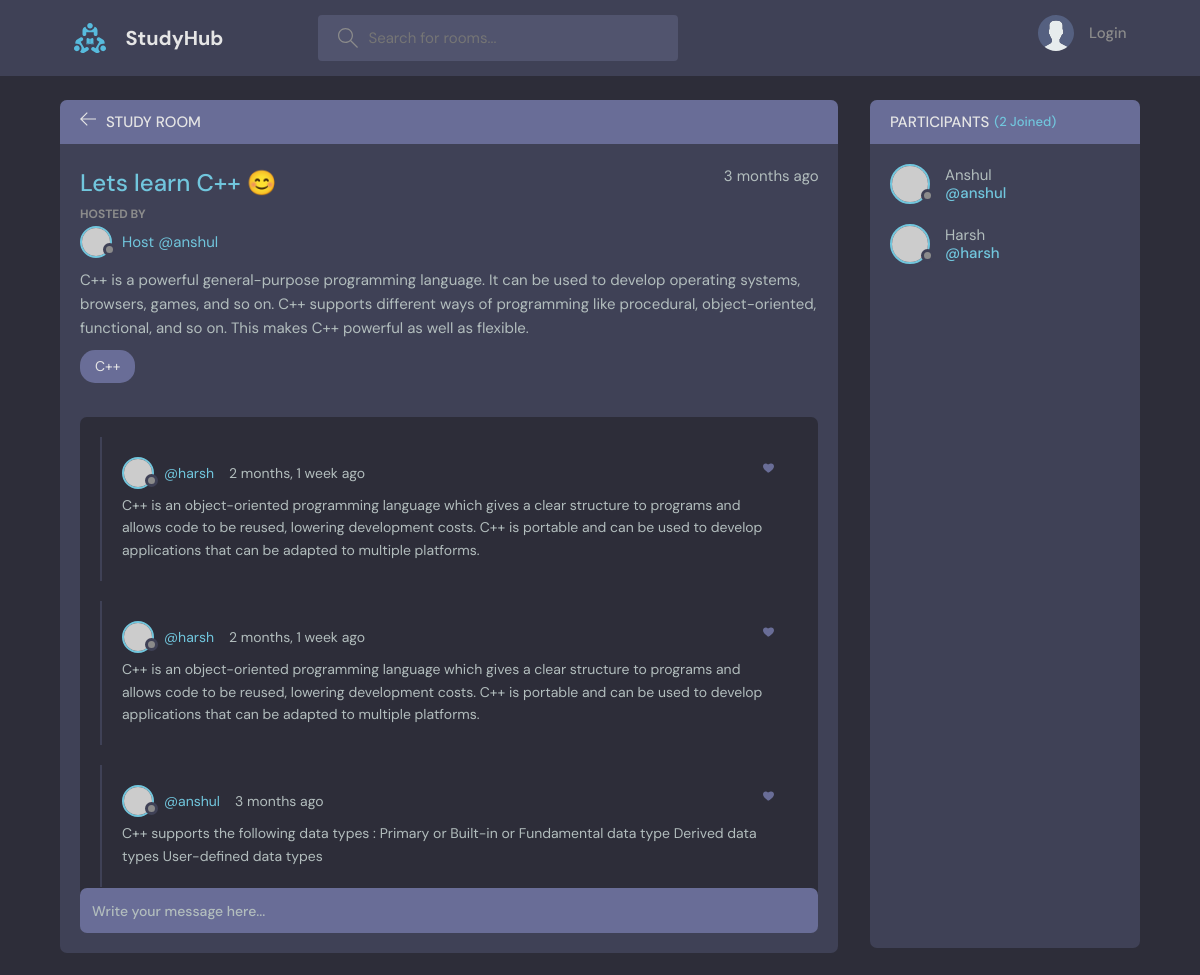
The app's page /room/8 with its own data.
### base/models.py (models this page shows, shortened)
class Room(models.Model):
    host = models.ForeignKey(User , on_delete=models.SET_NULL , null=True)
    topic =models.ForeignKey(Topic , on_delete=models.SET_NULL , null=True )
    name = models.CharField(max_length=200)
    description = models.TextField(null=True , blank=True)
    participants = models.ManyToManyField(User , related_name='participants' ,blank=True)
    updated = models.DateTimeField(auto_now=True)
    created = models.DateTimeField(auto_now_add=True)
    class Meta:
        ordering = ['-updated' , '-created']

class Topic(models.Model):
    name = models.CharField(max_length=100)
    subscribe  = models.ManyToManyField(User, related_name='subscribe', blank=True)

class Message(models.Model):
    user = models.ForeignKey( User, on_delete=models.CASCADE)
    room =  models.ForeignKey(Room , on_delete=models.CASCADE)
    body = models.TextField()
    updated = models.DateTimeField(auto_now=True)
    created = models.DateTimeField(auto_now_add=True)
    likes = models.ManyToManyField(User , related_name='likes' ,blank=True)
    class Meta:
        ordering = ['-updated' , '-created']

### base/views.py (the view, shortened to what this page needs)
def room(request ,pk):# here pk = primary key to identify the room
    room = Room.objects.get(id = pk)
    room_messages = room.message_set.all().order_by('-created') # message_set will give us all children of the room
    participants = room.participants.all()
    context = {'room' : room, 'room_messages':None ,
                'participants':participants}
    get_messages(request , context , room_messages)
    return render(request ,'base/room.html' ,context)

### base/utils.py (called while the page is built)
def get_messages(request , context ,messages=None):
    room_messages = {}
    for msg in messages:
        room_messages[msg.id] = {'data':msg , 'isLiked':False}
        if request.user.is_authenticated and msg.likes.filter(id=request.user.id):
            room_messages[msg.id]['isLiked'] = True
    context['room_messages']= room_messages

### base/templates/base/room.html (shortened to what this page needs)
{% extends 'main.html' %}
{% block content %}
<main class="profile-page layout layout--2">
  <div class="container">
    <div class="room">
      <div class="room__top">
        <div class="room__topLeft">
          <a href="{% url 'home' %}">
            <svg
              version="1.1"
              xmlns="http://www.w3.org/2000/svg"
              width="32"
              height="32"
              viewBox="0 0 32 32"
            >
              <title>arrow-left</title>
              <path
                d="M13.723 2.286l-13.723 13.714 13.719 13.714 1.616-1.611-10.96-10.96h27.625v-2.286h-27.625l10.965-10.965-1.616-1.607z"
              ></path>
            </svg>
          </a>
          <h3>Study Room</h3>
        </div>
      </div>
      <div class="room__box scroll">
        <div class="room__header scroll">
          <div class="room__info">
            <h3>{{room.name}}</h3>
            <span>{{room.created|timesince}} ago</span>
          </div>
          <div class="room__hosted">
            <p>Hosted By</p>
            <a href="{% url 'user-profile' room.host.id %}" class="room__author">
              <div class="avatar avatar--small">
                <img src="https://randomuser.me/api/portraits/men/{{room.host.id}}.jpg" />
              </div>
              <span>Host @{{room.host.username}}</span>
            </a>
          </div>
          <div class="room__details">
            {{room.description}}
          </div>
          <span class="room__topics">{{room.topic.name}}</span>
        </div>
        <div class="room__conversation">
          <div class="threads scroll">
            {% for message_id , message in room_messages.items %}
            <div class="thread">
              <div class="thread__top">
                <div class="thread__author">
                  <a href="{% url 'user-profile' message_id %}" class="thread__authorInfo">
                    <div class="avatar avatar--small">
                      <img
                        src="https://randomuser.me/api/portraits/men/{{message.data.user.id}}.jpg"
                      />
                    </div>
                    <span>@{{message.data.user.username}}</span>
                  </a>
                  <span class="thread__date"> {{message.data.created|timesince}} ago</span>
                </div>
                <div class="thread__delete">
                  <a href="{% url 'like-message' message_id %}">
                    <svg version="1.1" xmlns="http://www.w3.org/2000/svg" width="32" height="32" viewBox="0 0 32 32" >
                      <title>Like</title>
                      {% if message.isLiked %}
                        <path d="M12 21.35l-1.45-1.32C5.4 16.36 2 12.28 2 8.5 2 5.42 4.42 3 7.5 3c1.74 0 3.41.81 4.5 2.09C15.09 3.81 16.76 3 18.5 3 21.58 3 24 5.42 24 8.5c0 3.78-3.4 7.86-8.55 11.53L12 21.35z" fill="red" />
                      {% else %}
                        <path d="M12 21.35l-1.45-1.32C5.4 16.36 2 12.28 2 8.5 2 5.42 4.42 3 7.5 3c1.74 0 3.41.81 4.5 2.09C15.09 3.81 16.76 3 18.5 3 21.58 3 24 5.42 24 8.5c0 3.78-3.4 7.86-8.55 11.53L12 21.35z" />
                      {% endif %}
                    </svg>
                  </a>
                    </div>
              </div>
              <div class="thread__details">
                {{message.data.body}}
              </div>
            </div>
            {% endfor %}
          </div>
        </div>
      </div>
      <div class="room__message">
        <form action="" method="POST">
          <input type="text" name="body" placeholder="Write your message here..." />
        </form>
      </div>
    </div>
    <div class="participants">
      <h3 class="participants__top">Participants <span>({{participants.count}} Joined)</span></h3>
      <div class="participants__list scroll">
        {% for user in participants %}
        <a href="{% url 'user-profile' user.id %}" class="participant">
          <div class="avatar avatar--medium">
            <img src="https://randomuser.me/api/portraits/men/37.jpg" />
          </div>
          <p>
            {{user.username.capitalize}}
            <span>@{{user.username}}</span>
          </p>
        </a>
        {% endfor %}
      </div>
    </div>
  </div>
</main>
{% endblock content %}

### records on screen
Room: name "Lets learn C++ 😊", created "3 months", host.username "anshul", description "C++ is a powerful general-purpose programming language. It can be used to develop operating systems, browsers, games, and so on. C++ supports different ways of programming like procedural, object-oriented, functional, and so on. This makes C++ powerful as well as flexible.", topic.name "C++"
Message: data.user.username "harsh", data.created "2 months, 1 week", data.body "C++ is an object-oriented programming language which gives a clear structure to programs and allows code to be reused, lowering development costs. C++ is portable and can be used to develop applications that can be adapted to multiple platforms."
Message: data.user.username "harsh", data.created "2 months, 1 week", data.body "C++ is an object-oriented programming language which gives a clear structure to programs and allows code to be reused, lowering development costs. C++ is portable and can be used to develop applications that can be adapted to multiple platforms."
Message: data.user.username "anshul", data.created "3 months", data.body "C++ supports the following data types : Primary or Built-in or Fundamental data type Derived data types User-defined data types"

### other values on screen
{{ participants.count }} "2"
{{ user.username.capitalize }} "Anshul"
{{ user.username }} "anshul"
{{ user.username.capitalize }} "Harsh"
{{ user.username }} "harsh"
